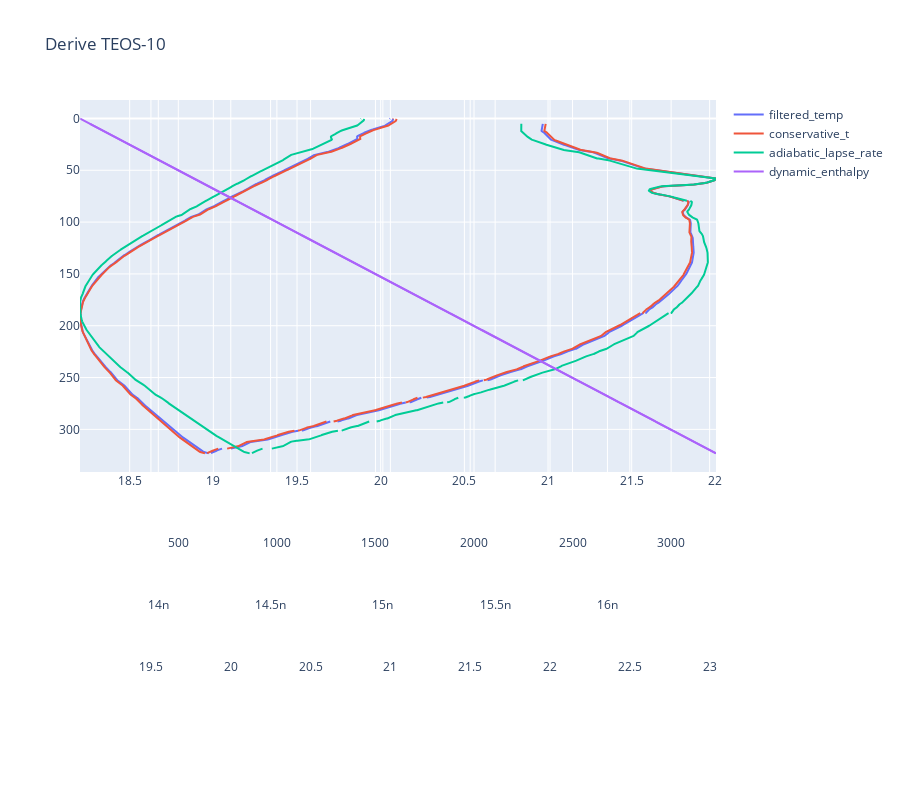

This figure's notebook cell:
### Code cell
data['adiabatic_lapse_rate'] = gsw.adiabatic_lapse_rate_from_CT(
    SA=data['abs_salinity'].values,
    CT=data['conservative_t'].values,
    p=data['press'].values
)

data["dynamic_enthalpy"] = gsw.dynamic_enthalpy(
    SA=data["abs_salinity"].values,
    CT=data["conservative_t"].values,
    p=data["press"].values,
)

plot(
    data=data,
    title="Derive TEOS-10",
    x_names=[
        "filtered_temp",
        "conservative_t",
        "adiabatic_lapse_rate",
        "dynamic_enthalpy",
    ],
    x_bounds={},
)

### Figure 1 — Plotly figure (JSON) as saved in the notebook; plotly's stock layout.template omitted (floating-point values rounded to 4 significant figures; data arrays with more than 128 entries replaced by an {"elided": "..."} marker saying what was removed)
{"data": [{"name": "filtered_temp", "type": "scatter", "x": {"elided": "3069 float values"}, "xaxis": "x", "y": {"elided": "3069 float values"}}, {"name": "conservative_t", "type": "scatter", "x": {"elided": "3069 float values"}, "xaxis": "x2", "y": {"elided": "3069 float values"}}, {"name": "adiabatic_lapse_rate", "type": "scatter", "x": {"elided": "3069 float values"}, "xaxis": "x3", "y": {"elided": "3069 float values"}}, {"name": "dynamic_enthalpy", "type": "scatter", "x": {"elided": "3069 float values"}, "xaxis": "x4", "y": {"elided": "3069 float values"}}], "layout": {"height": 800, "title": {"text": "Derive TEOS-10"}, "xaxis": {"domain": [0, 1], "title": {"text": ""}}, "xaxis2": {"overlaying": "x", "position": 0.1, "title": {"text": ""}}, "xaxis3": {"overlaying": "x", "position": 0.2, "title": {"text": ""}}, "xaxis4": {"overlaying": "x", "position": 0.3, "title": {"text": ""}}, "yaxis": {"autorange": "reversed", "domain": [0.4, 1], "position": 0, "title": {"text": ""}}, "yaxis2": {"overlaying": "y", "position": 0.1, "title": {"text": ""}}, "yaxis3": {"overlaying": "y", "position": 0.2, "title": {"text": ""}}, "yaxis4": {"overlaying": "y", "position": 0.3, "title": {"text": ""}}}}
